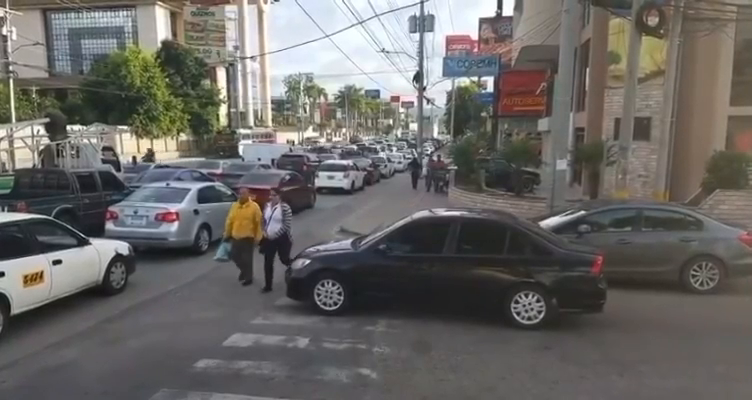
#> input picture frame 24 of detect.mp4, 752 x 400 px
$ python car_Ped_Detect.py
#> lines starting #> are read from the running program, lines starting #| are printed output that depends on the picture; after the words box and inside, x2 and y2 are one past the last pixel; in counts of white or black regions, pixels touching at a corner belong together
import cv2


# LOAD PRETRAINED DATA FROM Car_detect Algorithm)
import xml.etree.ElementTree as ET

xmlfile = "car_detect.xml"
tree = ET.parse("car_detect.xml")
#> (reads car_detect.xml from the repository)
root = tree.getroot()

# LOAD PRETRAINED DATA FROM ped_detect Algorithm)
import xml.etree.ElementTree as ET

xmlfile = "ped.xml"
tree = ET.parse("ped.xml")
#> (reads ped.xml from the repository)
root = tree.getroot()


#Pedestrian and car Detect
ped_data = cv2.CascadeClassifier("ped.xml")
car_data = cv2.CascadeClassifier("car_detect.xml")

#Get Video
video = cv2.VideoCapture("detect.mp4")


# Iterate forever over frames
while True:

    # Read the current frames
    read_successful, frame = video.read()
#> frame is the input picture: shape (400, 752, 3); mean B, G, R 101.1, 103.8, 106.2

    if read_successful:
        # Must convert to grayscale
        grayscaled_frame = cv2.cvtColor(frame, cv2.COLOR_BGR2GRAY)
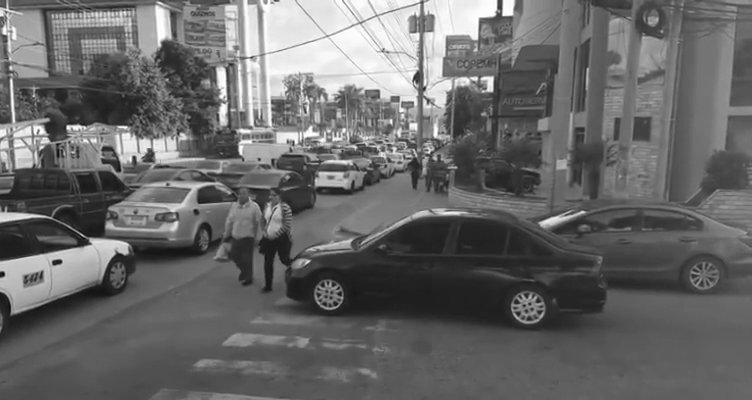
#> grayscaled_frame: shape (400, 752); min 9, max 255, mean 104.2
    else:
        break

    # Detect cars
    cars = car_data.detectMultiScale(grayscaled_frame)
#> cars = [[245, 115, 39, 39], [188, 168, 41, 41]]

    # Detect Pedestrians
    Pedestrians = ped_data.detectMultiScale(grayscaled_frame)
#> Pedestrians = [[226, 226, 36, 73]]

    # Draw rectangles around cars
    for (x, y, w, h) in cars:
        cv2.rectangle(frame, (x + 2, y + 2), (x + w, y + h), (255, 0, 0), 2)
        cv2.rectangle(frame, (x, y), (x + w, y + h), (0, 0, 255), 2)
#> this loop made 2 passes
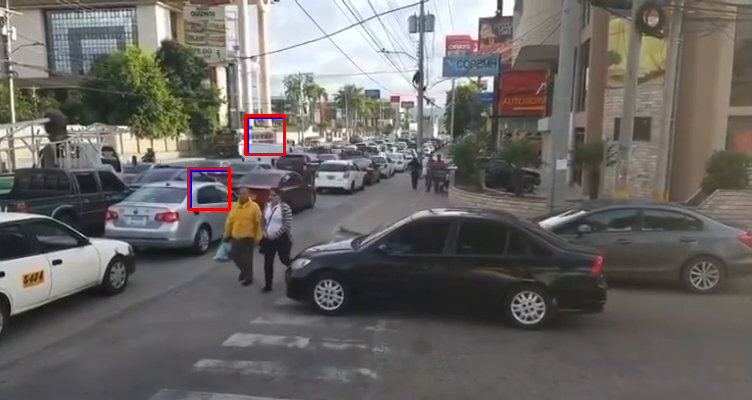
#> frame: shape (400, 752, 3); 0.41% of pixels changed, all inside (x1, y1, x2, y2) = (187, 114, 286, 211)

    # Draw rectangles around pedestrians
    for (x, y, w, h) in Pedestrians:
        cv2.rectangle(frame, (x, y), (x + w, y + h), (0, 255, 255), 2)
#> this loop made 1 pass
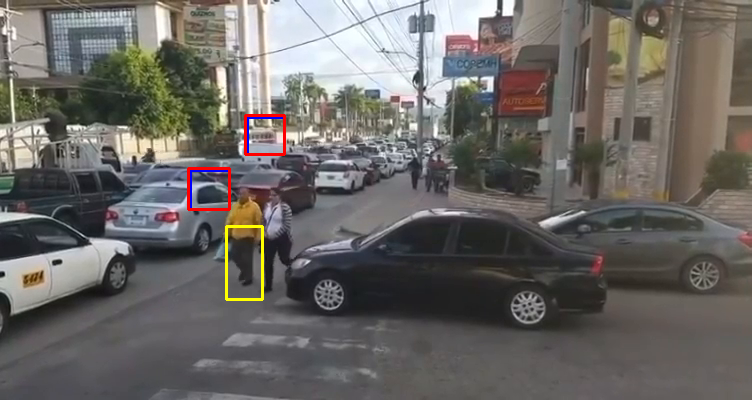
#> frame: shape (400, 752, 3); 0.22% of pixels changed, all inside (x1, y1, x2, y2) = (225, 225, 264, 301)

    # Display the footage with the cars & pedestrians spotted
    cv2.imshow('Self Driving Cars', frame)

    # Listen for a key press for 1 millisecond, then move on
    key = cv2.waitKey(1)
#> (key Esc is pressed here)

    # Stop if Q key is pressed
    if key == 81 or key == 133:
        break

# Release the VideoCapture object
video.release()


print("code completed")
